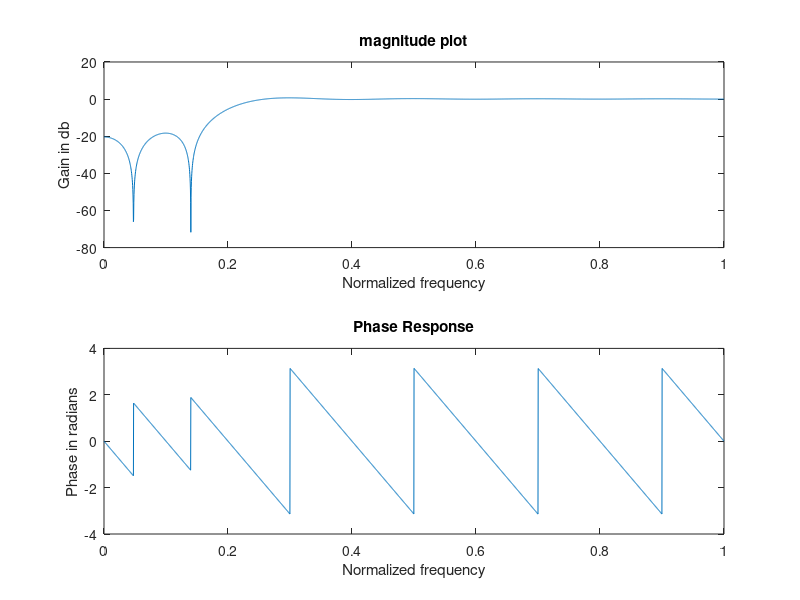

Reproduce this figure in MATLAB.
% Response of high-pass FIR filter using Rectangular window
clc;
clear all;
close all;
n=20; 
fp=100; 
fq=300; 
fs=1000; 
fn=2*fp/fs; 
window=rectwin(n+1); 
b=fir1(n, fn,'high',window); 
w=0:0.001:pi; 
[h,om]=freqz(b,1,w); 
a=20*log10(abs(h)); 
b=angle(h); 
subplot(2,1,1);plot(w/pi,a); 
xlabel('Normalized frequency') 
ylabel('Gain in db') 
title('magnitude plot')
subplot(2,1,2); plot(w/pi,b); 
xlabel('Normalized frequency') 
ylabel('Phase in radians') 
title('Phase Response')
